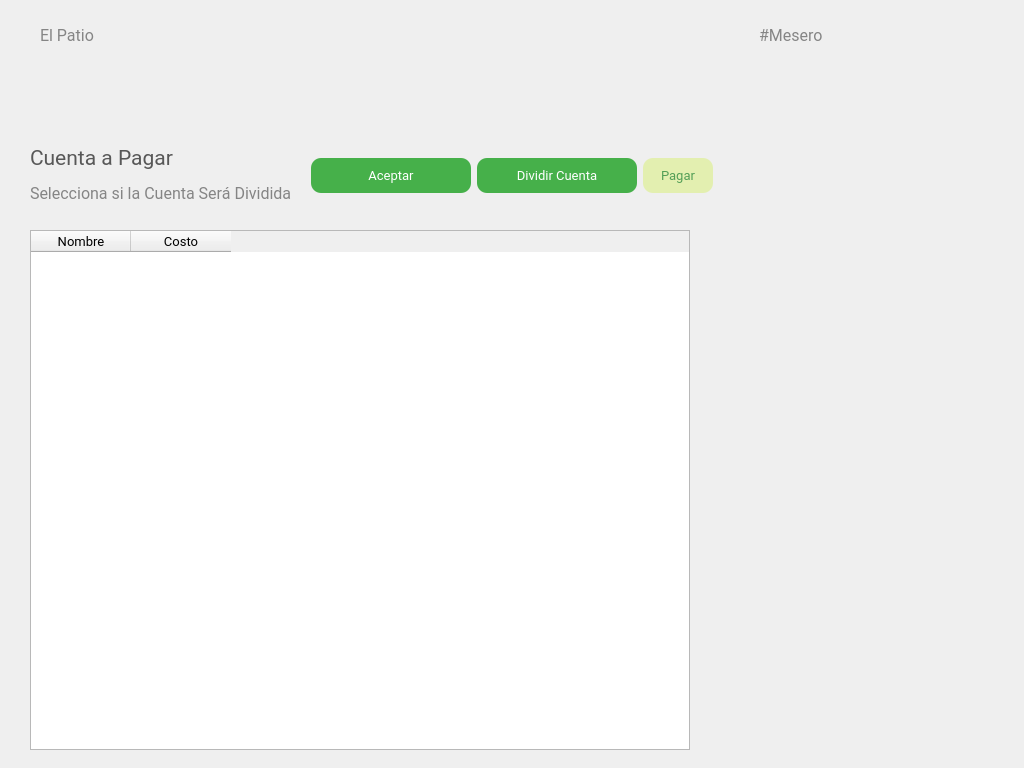
<?xml version="1.0" encoding="UTF-8"?>
<ui version="4.0">
 <class>DividirCuenta</class>
 <widget class="QWidget" name="DividirCuenta">
  <property name="geometry">
   <rect>
    <x>0</x>
    <y>0</y>
    <width>1024</width>
    <height>768</height>
   </rect>
  </property>
  <property name="windowTitle">
   <string>Form</string>
  </property>
  <widget class="QWidget" name="layoutWidget_2">
   <property name="geometry">
    <rect>
     <x>0</x>
     <y>20</y>
     <width>1021</width>
     <height>30</height>
    </rect>
   </property>
   <layout class="QHBoxLayout" name="Encabezados2">
    <item>
     <spacer name="horizontalSpacer_4">
      <property name="orientation">
       <enum>Qt::Horizontal</enum>
      </property>
      <property name="sizeType">
       <enum>QSizePolicy::Preferred</enum>
      </property>
      <property name="sizeHint" stdset="0">
       <size>
        <width>40</width>
        <height>20</height>
       </size>
      </property>
     </spacer>
    </item>
    <item>
     <widget class="QLabel" name="elPatio">
      <property name="font">
       <font>
        <family>Roboto</family>
        <pointsize>12</pointsize>
       </font>
      </property>
      <property name="styleSheet">
       <string notr="true">color: rgb(133, 133, 133);
</string>
      </property>
      <property name="text">
       <string>El Patio</string>
      </property>
     </widget>
    </item>
    <item>
     <spacer name="horizontalSpacer_3">
      <property name="orientation">
       <enum>Qt::Horizontal</enum>
      </property>
      <property name="sizeHint" stdset="0">
       <size>
        <width>40</width>
        <height>20</height>
       </size>
      </property>
     </spacer>
    </item>
    <item>
     <layout class="QHBoxLayout" name="Encabezados">
      <item>
       <spacer name="horizontalSpacer">
        <property name="orientation">
         <enum>Qt::Horizontal</enum>
        </property>
        <property name="sizeHint" stdset="0">
         <size>
          <width>40</width>
          <height>20</height>
         </size>
        </property>
       </spacer>
      </item>
      <item>
       <widget class="QLabel" name="nombreMesero">
        <property name="font">
         <font>
          <family>Roboto</family>
          <pointsize>12</pointsize>
         </font>
        </property>
        <property name="styleSheet">
         <string notr="true">color: rgb(133, 133, 133);
</string>
        </property>
        <property name="text">
         <string>#Mesero</string>
        </property>
       </widget>
      </item>
      <item>
       <spacer name="horizontalSpacer_2">
        <property name="orientation">
         <enum>Qt::Horizontal</enum>
        </property>
        <property name="sizeHint" stdset="0">
         <size>
          <width>40</width>
          <height>20</height>
         </size>
        </property>
       </spacer>
      </item>
     </layout>
    </item>
   </layout>
  </widget>
  <widget class="QWidget" name="layoutWidget">
   <property name="geometry">
    <rect>
     <x>30</x>
     <y>140</y>
     <width>683</width>
     <height>71</height>
    </rect>
   </property>
   <layout class="QHBoxLayout" name="MenuTop">
    <item>
     <layout class="QVBoxLayout" name="LetrasMenu">
      <property name="spacing">
       <number>1</number>
      </property>
      <item>
       <widget class="QLabel" name="elPatio_2">
        <property name="font">
         <font>
          <family>Roboto</family>
          <pointsize>16</pointsize>
         </font>
        </property>
        <property name="styleSheet">
         <string notr="true">color: #585858
</string>
        </property>
        <property name="text">
         <string>Cuenta a Pagar</string>
        </property>
       </widget>
      </item>
      <item>
       <widget class="QLabel" name="elPatio_3">
        <property name="font">
         <font>
          <family>Roboto</family>
          <pointsize>12</pointsize>
         </font>
        </property>
        <property name="styleSheet">
         <string notr="true">color: rgb(133, 133, 133);
</string>
        </property>
        <property name="text">
         <string>Selecciona si la Cuenta Será Dividida</string>
        </property>
       </widget>
      </item>
     </layout>
    </item>
    <item>
     <layout class="QHBoxLayout" name="BtnsMenu">
      <item>
       <spacer name="horizontalSpacer_5">
        <property name="orientation">
         <enum>Qt::Horizontal</enum>
        </property>
        <property name="sizeHint" stdset="0">
         <size>
          <width>40</width>
          <height>20</height>
         </size>
        </property>
       </spacer>
      </item>
      <item>
       <widget class="QPushButton" name="btnAceptar">
        <property name="minimumSize">
         <size>
          <width>160</width>
          <height>35</height>
         </size>
        </property>
        <property name="maximumSize">
         <size>
          <width>100</width>
          <height>16777215</height>
         </size>
        </property>
        <property name="font">
         <font>
          <family>Roboto</family>
          <pointsize>10</pointsize>
         </font>
        </property>
        <property name="cursor">
         <cursorShape>PointingHandCursor</cursorShape>
        </property>
        <property name="styleSheet">
         <string notr="true">*{
	color: white;
	border-radius: 10px;
	background-color: #46B04A;
	border: none;
	padding: 5px;
}

:hover{
	background-color: white;
	border: 1px solid #46B04A;
	color: #46B04A;
}</string>
        </property>
        <property name="text">
         <string>Aceptar</string>
        </property>
       </widget>
      </item>
      <item>
       <widget class="QPushButton" name="btnDividir">
        <property name="minimumSize">
         <size>
          <width>160</width>
          <height>35</height>
         </size>
        </property>
        <property name="maximumSize">
         <size>
          <width>100</width>
          <height>16777215</height>
         </size>
        </property>
        <property name="font">
         <font>
          <family>Roboto</family>
          <pointsize>10</pointsize>
         </font>
        </property>
        <property name="cursor">
         <cursorShape>PointingHandCursor</cursorShape>
        </property>
        <property name="styleSheet">
         <string notr="true">*{
	color: white;
	border-radius: 10px;
	background-color: #46B04A;
	border: none;
	padding: 5px;
}

:hover{
	background-color: white;
	border: 1px solid #46B04A;
	color: #46B04A;
}</string>
        </property>
        <property name="text">
         <string>Dividir Cuenta</string>
        </property>
       </widget>
      </item>
      <item>
       <widget class="QPushButton" name="btnPagar">
        <property name="minimumSize">
         <size>
          <width>70</width>
          <height>35</height>
         </size>
        </property>
        <property name="maximumSize">
         <size>
          <width>60</width>
          <height>16777215</height>
         </size>
        </property>
        <property name="font">
         <font>
          <family>Roboto</family>
          <pointsize>10</pointsize>
         </font>
        </property>
        <property name="cursor">
         <cursorShape>PointingHandCursor</cursorShape>
        </property>
        <property name="styleSheet">
         <string notr="true">*{
	color: #539E56;
	border-radius: 10px;
	background-color: #E3EFB0;
	border: none;
	padding: 5px;
}

:hover{
	background-color: white;
	border: 1px solid #46B04A;
	color: #46B04A;
}</string>
        </property>
        <property name="text">
         <string>Pagar</string>
        </property>
       </widget>
      </item>
     </layout>
    </item>
   </layout>
  </widget>
  <widget class="QTableWidget" name="tablaCuenta">
   <property name="geometry">
    <rect>
     <x>30</x>
     <y>230</y>
     <width>660</width>
     <height>520</height>
    </rect>
   </property>
   <property name="font">
    <font>
     <family>Roboto</family>
     <pointsize>10</pointsize>
     <weight>50</weight>
     <bold>false</bold>
    </font>
   </property>
   <property name="editTriggers">
    <set>QAbstractItemView::NoEditTriggers</set>
   </property>
   <property name="dragDropMode">
    <enum>QAbstractItemView::DragDrop</enum>
   </property>
   <property name="defaultDropAction">
    <enum>Qt::MoveAction</enum>
   </property>
   <property name="selectionMode">
    <enum>QAbstractItemView::SingleSelection</enum>
   </property>
   <property name="selectionBehavior">
    <enum>QAbstractItemView::SelectRows</enum>
   </property>
   <column>
    <property name="text">
     <string>Nombre</string>
    </property>
   </column>
   <column>
    <property name="text">
     <string>Costo</string>
    </property>
   </column>
  </widget>
 </widget>
 <resources/>
 <connections/>
</ui>
